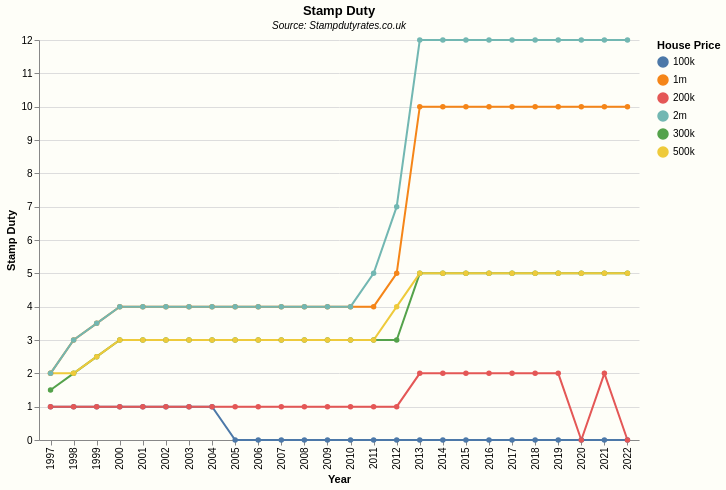

Write the Vega-Lite specification saved for this chart.
### Vega-Lite specification from a JSON file in a GitHub repository (floating-point values rounded to 4 significant figures; data arrays with more than 128 entries replaced by an {"elided": "..."} marker saying what was removed)
{"$schema": "https://vega.github.io/schema/vega-lite/v5.json", "title": {"text": "Stamp Duty", "subtitle": "Source: Stampdutyrates.co.uk", "subtitleFontStyle": "italic", "subtitleFontSize": 10, "anchor": "middle", "color": "black"}, "config": {"background": "#FeFeF8", "view": {"stroke": "transparent"}}, "height": 400, "width": 600, "description": "StampDuty", "data": {"values": {"elided": "156 records"}}, "mark": {"type": "line", "point": true}, "encoding": {"x": {"field": "Year"}, "y": {"field": "StampDuty", "type": "quantitative", "title": "Stamp Duty"}, "color": {"field": "Bracket", "type": "nominal", "title": "House Price"}}}
